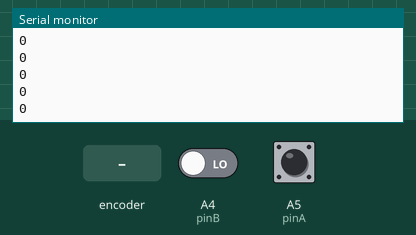
Simulated run of this program. Board: Arduino Nano 33 IoT. On the bench: the last lines printed to the serial monitor. The test bench sets the inputs (shaded band); at power-on: A4 (pinB) LOW, A5 (pinA) HIGH.

Above: at 1.2 s.
1.3 s: rotary encoder on A5 (pinA) / A4 (pinB) turned 1 step (first pin leading)
At 1.31 s:
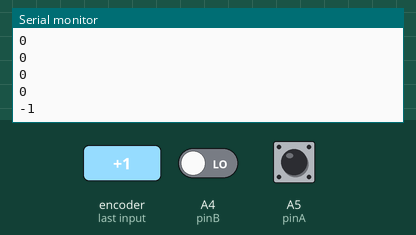
3.0 s: rotary encoder on A5 (pinA) / A4 (pinB) turned 1 step (first pin leading)
At 3.01 s:
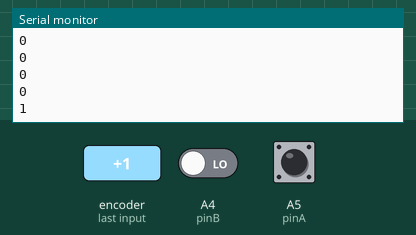
Timing chart, 0 to 6.0 s (numbered marks = the images above; inputs shaded):
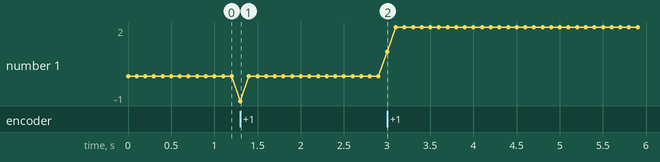

Measured:
- after the input at 1.3 s, the serial monitor: prints a new line at once (image 1)
- after the input at 3.0 s, the serial monitor: prints a new line at once (image 2)
- plotted number 1: 0 → 2 after the input at 3.0 s

The program:

main.cpp
```cpp
#include <Arduino.h>

int pinA = 19;
int pinB = 18;

int encoderCount = 0;

void readEncoder();

void setup() {
    Serial.begin(115200);
    pinMode(pinA, INPUT);
    pinMode(pinB, INPUT);
    attachInterrupt(digitalPinToInterrupt(pinA), readEncoder, CHANGE);
}

void loop() {
    Serial.println(encoderCount);
    delay(100);
}


void readEncoder() {
    int AState = digitalRead(pinA);
    int BState = digitalRead(pinB);

    if (AState != BState)
    {
        encoderCount++;
    }
    else
    {
        encoderCount--;
    }
}
```
